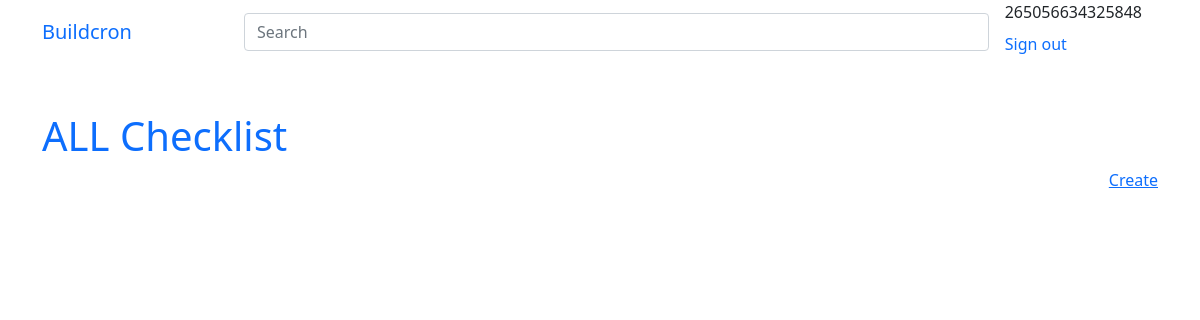
The app's page /buildcron/ui/check/list (signed in), older data.
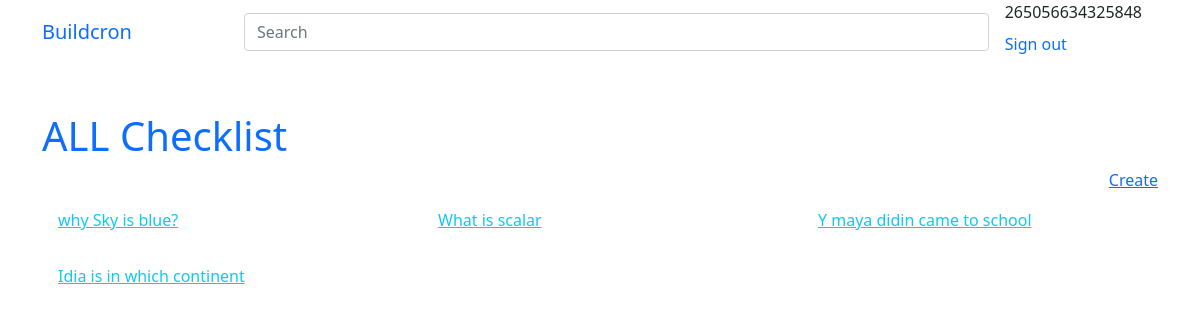
The same page, newer data.
### accounts/models.py (models this page shows, shortened)
class User(AbstractUser):
    SUPER_ADMIN = 'SA'
    TENENT = 'TN'
    NORMAL_USER='NU'
    USER_TYPE_CHOICES= ((SUPER_ADMIN,'SuperAdmin'), (TENENT,'Tenent'),(NORMAL_USER,'NU'),)
    user_type = models.CharField(choices=USER_TYPE_CHOICES, default=NORMAL_USER, max_length=5)
    email = models.EmailField(verbose_name="Email Address", max_length=255, unique=True)
    client_id = models.CharField(default=uniqueid,max_length=70, null=True, blank=True)
    phone_number = PhoneNumberField(unique=True)
    objects = CustomUserManager()
    USERNAME_FIELD = 'email'
    REQUIRED_FIELDS = []

### buildcorn/models.py (models this page shows)
class CheckList(models.Model):
    checklist_id =  models.CharField(default=licenseid, max_length=30)
    question = models.TextField()
    answer = models.CharField(max_length=120, blank=True, null=True)
    status = models.BooleanField(default=False, blank=True, null=True)
    def __str__(self):
        return self.question

### buildcorn/views.py (the view, shortened to what this page needs)
# urls.py: path('ui/check/list',CheckListFormView.as_view(), name='checklist-list'),
class CheckListFormView(LoginRequiredMixin,generic.ListView):
    template_name = "buildcron/check_list.html"
    context_object_name = "checklists"
    queryset = CheckList.objects.all()

### templates/buildcron/check_list.html
{% extends 'base.html' %}
{% block content %}
<div class="container my-5">
    <h1 class="text-primary">ALL Checklist</h1>
    <div class=" text-end">
        <a class="text-primary" href="{% url 'checklist-create' %}">Create</a>
    </div>
    <form >
        <div class="row">
            {% for list in checklists %}
                <div class=" col-lg-4 col-sm-10">
                    <div class="p-3 "><a class="text-info" href="{% url 'checklist-detail' list.pk %}">{{list}}</a></div>
                </div>
            {% endfor %}
        </div>
    </form>
</div>
{% endblock %}

### templates/base.html (shortened to what this page needs)
<!DOCTYPE html>
<html lang="en">
{% load static %}
<head>
    <link href="https://cdn.jsdelivr.net/npm/bootstrap@5.0.1/dist/css/bootstrap.min.css" rel="stylesheet">
</head>
<body>
    {% block header %}
    {% include 'header.html' %}
    {% endblock header  %}
    {% block content %} {% endblock %}
</body>
</html>

### templates/header.html (shortened to what this page needs)
{% extends 'base.html' %}
{% block header %}
<div class="container">
    <nav class="navbar navbar-white sticky-top bg-white flex-md-nowrap p-0">
        <a class="navbar-brand col-sm-3 col-md-2 mr-0" href="#">Buildcron</a>
        <input class="form-control form-control-white" type="text" placeholder="Search" aria-label="Search">
        <ul class="navbar-nav px-3">
            {% if request.user.is_authenticated %}
            {{request.user.username }}
            <li class="nav-item text-nowrap">
                <a class="nav-link" href="{% url 'logout' %}">Sign out</a>
            </li>
           {% endif %}
        </ul>
    </nav>
</div>
{% endblock header  %}

Row changes from the older to the newer data that the page shows:
added CheckList: question "why Sky is blue?"
added CheckList: question "What is scalar"
added CheckList: question "Y maya didin came to school"
added CheckList: question "Idia is in which continent"
